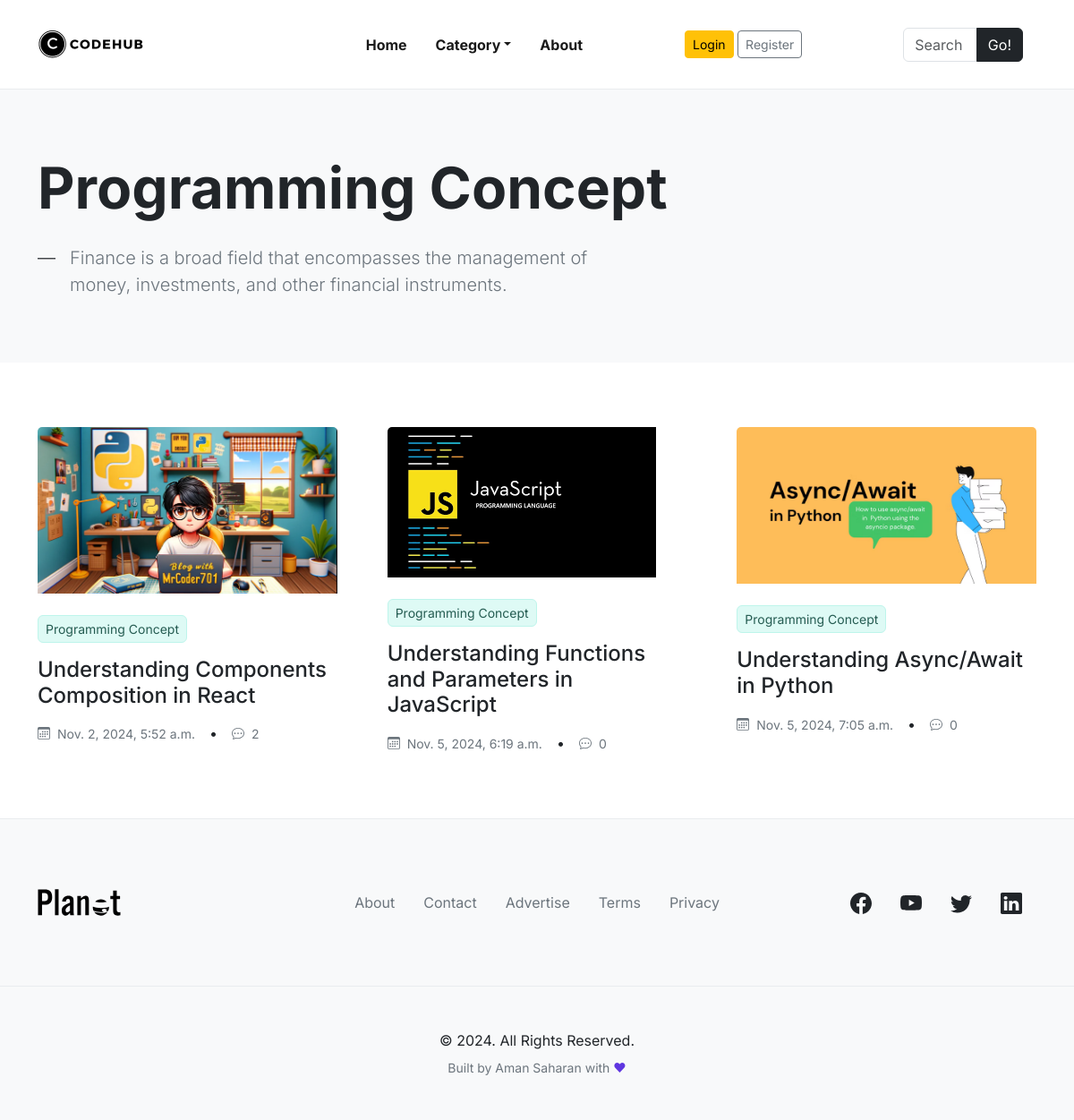
The page /Category/3/ on the database its author committed.
### Blogs/models.py (models this page shows, shortened)
class Category(models.Model):
    category_name = models.CharField(max_length=50, unique=True)
    created_at = models.DateTimeField(auto_now_add=True)
    updated_at = models.DateTimeField(auto_now_add=True)
    class Meta:
        verbose_name_plural = 'Categories'
    def __str__(self):
        return self.category_name

class Blogs(models.Model):
    title = models.CharField(max_length=200, unique=True)
    slug = models.SlugField(blank=True, unique=True)
    blog_image = models.ImageField(upload_to='upload')
    category = models.ForeignKey(Category, on_delete=models.CASCADE)
    author = models.ForeignKey(User, on_delete=models.CASCADE)
    blog_body = RichTextField()
    choices = models.CharField(max_length=100,  choices = STATUS_CHOICE, default='draft')
    is_featured = models.BooleanField(default=False)
    created_at = models.DateTimeField(auto_now_add=True)
    updated_at = models.DateTimeField(auto_now_add=True)
    class Meta:
        verbose_name_plural = 'Blogs'

### Blogs/views.py (the view)
# urls.py: path('Category/<int:category_id>/', views.category_by_post, name= "category_by_post"),
def category_by_post(request, category_id):
    posts = Blogs.objects.filter(category = category_id).annotate(total_comments=Count('commentmodel'))
    category = get_object_or_404(Category, pk= category_id)
    return render(request, 'category.html', {'posts':posts, 'category':category})

### Blogs/context_processors.py (called while the page is built)
def navbar(request):
    categories = Category.objects.all()
    return {'categories': categories}

### templates/category.html (shortened to what this page needs)
{% extends "base.html" %}
{% block content %}
  <section class="py-3 py-md-5 py-xl-8 bg-light">
    <div class="container">
      <div class="row justify-content-md-center">
        <div class="col-12">
          <h2 class="display-3 fw-bold mb-4">{{category}}</h2>
          <div class="row">
            <div class="col-12 col-md-11 col-lg-8 col-xl-7 col-xxl-6 d-flex gap-3">
              <p class="lead m-0">—</p>
              <p class="lead text-secondary m-0">Finance is a broad field that encompasses the management of money, investments, and other financial instruments.</p>
            </div>
          </div>
        </div>
      </div>
    </div>
  </section>
  <main id="main">
  <div class="bsb-blog-5 py-3 py-md-5 py-xl-8 bsb-section-py-xxl-1">
      <div class="container overflow-hidden">
        <div class="row gy-4 gy-md-5 gx-xl-6 gy-xl-6 gx-xxl-9 gy-xxl-9">
          {% for post in posts %}
          <div class="col-12 col-lg-4">
            <article>
              <div class="card border-0 bg-transparent">
                <figure class="card-img-top mb-4 overflow-hidden bsb-overlay-hover">
                  <a href="{% url 'post' post.slug %}">
                    <img class="img-fluid bsb-scale bsb-hover-scale-up" loading="lazy" src="{{post.blog_image.url}}" alt="Living">
                  </a>
                </figure>
                <div class="card-body m-0 p-0">
                  <div class="entry-header mb-3">
                    <ul class="entry-meta list-unstyled d-flex mb-3">
                      <li>
                        <a class="d-inline-flex px-2 py-1 link-accent text-accent-emphasis bg-accent-subtle border border-accent-subtle rounded-2 text-decoration-none fs-7" href="">{{post.category.category_name}}</a>
                      </li>
                    </ul>
                    <h2 class="card-title entry-title h4 m-0">
                      <a class="link-dark text-decoration-none" href="{% url 'post' post.slug %}">{{post.title}}</a>
                    </h2>
                  </div>
                </div>
                <div class="card-footer border-0 bg-transparent p-0 m-0">
                  <ul class="entry-meta list-unstyled d-flex align-items-center m-0">
                    <li>
                      <a class="fs-7 link-secondary text-decoration-none d-flex align-items-center" href="#!">
                        <span class="ms-2 fs-7">{{post.created_at}}</span>
                      </a>
                    </li>
                    <li>
                      <span class="px-3">&bull;</span>
                    </li>
                    <li>
                      <a class="link-secondary text-decoration-none d-flex align-items-center" href="#!">
                        <span class="ms-2 fs-7">{{post.total_comments}}</span>
                      </a>
                    </li>
                  </ul>
                </div>
              </div>
            </article>
          </div>
          {% endfor %}
        </div>
      </div>
{% endblock  %}

### templates/base.html (style rules this page uses)
* { box-sizing: border-box; }
body { overflow-x: hidden; }

### rows shown on the page
Category: category_name "Programming Concept"
Blogs: blog_image (picture), category.category_name "Programming Concept", title "Understanding Components Composition in React", created_at "Nov. 2, 2024, 5:52 a.m.", total_comments "2"
Blogs: blog_image (picture), category.category_name "Programming Concept", title "Understanding Functions and Parameters in JavaScript", created_at "Nov. 5, 2024, 6:19 a.m.", total_comments "0"
Blogs: blog_image (picture), category.category_name "Programming Concept", title "Understanding Async/Await in Python", created_at "Nov. 5, 2024, 7:05 a.m.", total_comments "0"
